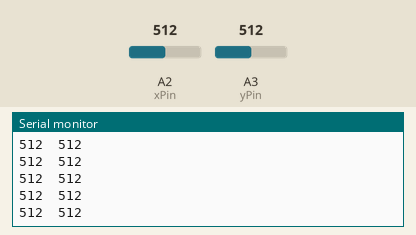
This sketch was run on a simulated Arduino Uno, built with avr-gcc and run on an emulated ATmega328P. Parts: the last lines printed to the serial monitor. The inputs (shaded band) are chosen by the test bench; at power-on: A2 (xPin) = 512, A3 (yPin) = 512.

Above: at 1.2 s.
1.3 s: A2 (xPin) set to 716
At 1.31 s:
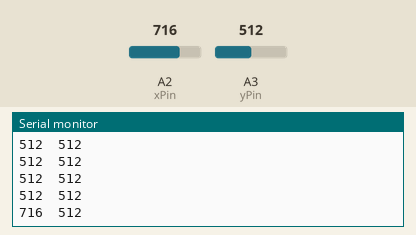
2.8 s: A3 (yPin) set to 716
At 2.82 s:
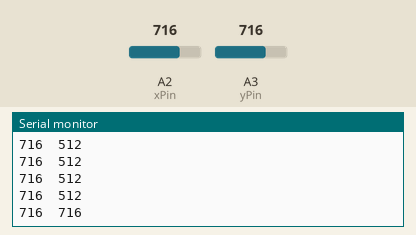
4.3 s: A2 (xPin) set to 900
At 4.33 s:
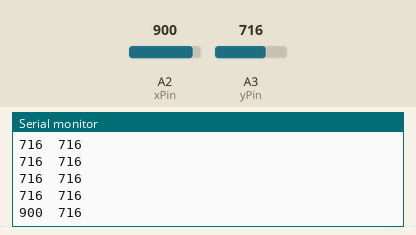
5.8 s: A3 (yPin) set to 900
At 5.84 s:
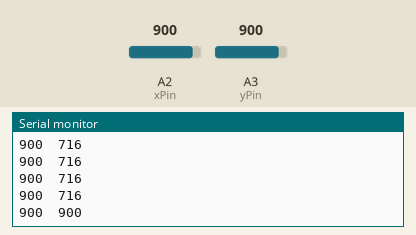
Timing chart, 0 to 8.3 s (numbered marks = the images above; inputs shaded):
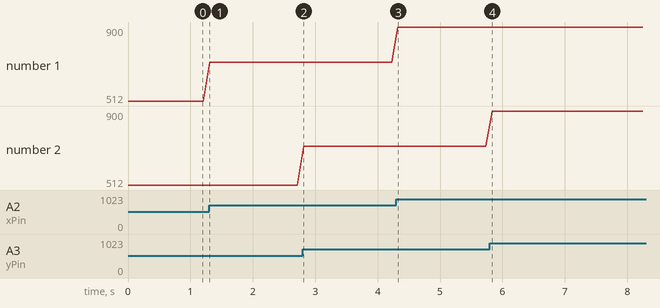

The sketch:

Monitorizacion_acelerometro.ino
```cpp
/*
  Programa para monitorizar el valor del acelerómetro
  por el serial plotter

  A2 eje X acelerómetro
  A3 eje Y acelerómetro

  Noviembre 2017
  JosePujol
*/

// variables constantes
const int xPin = A2;    // pin al que va conectado eje X acelerómetro
const int yPin = A3;    // pin al que va conectado eje Y acelerómetro
// variables que cambian
int xValue = 0;  // variable para almacenar los valores X acelerómetro
int yValue = 0;  // variable para almacenar los valores Y acelerómetro

void setup() {
  Serial.begin(9600);        // abrimos el puerto serie y configuramos velocidad
}

void loop() {
  xValue = analogRead(xPin);    // lee y almacena el valor del eje X acelerometro
  yValue = analogRead(yPin);    // lee y almacena el valor del eje Y acelerometro
  Serial.print(xValue);         // Imprime el valor del eje X acelerometro
  Serial.print("\t");           // Imprime un tabulador
  Serial.println(yValue);       // Imprime el valor del eje Y acelerometro
  delay(100);                    // Espera 0.1 segundo
}
```

Measured:
- after the input at 1.3 s, the serial monitor: prints a new line at once (image 1)
- after the input at 2.8 s, the serial monitor: prints a new line at once (image 2)
- after the input at 4.3 s, the serial monitor: prints a new line at once (image 3)
- after the input at 5.8 s, the serial monitor: prints a new line at once (image 4)
- plotted number 1: 512 → 716 after the input at 1.3 s, 716 → 900 after the input at 4.3 s
